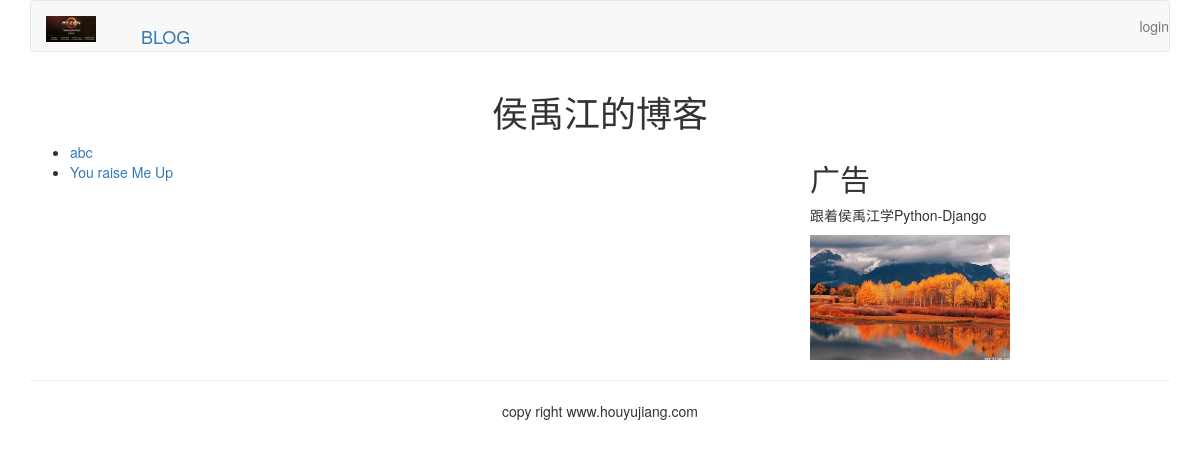
/blog/, run on an earlier commit of the app's database.
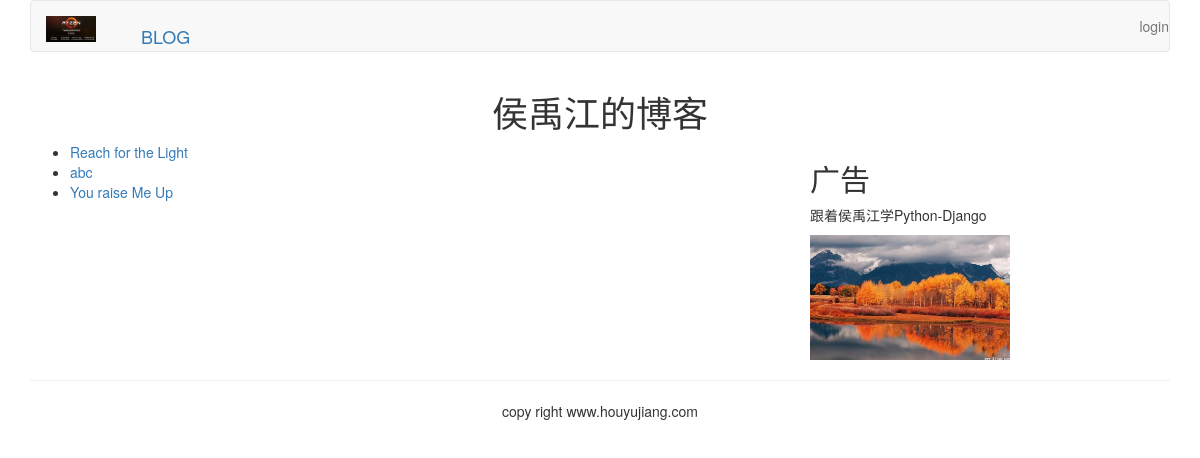
And on a later commit of the database.
### blog/models.py (models this page shows, shortened)
class BlogArticles(models.Model):
    title = models.CharField(max_length=300)
    auther = models.ForeignKey(User,related_name="blog_posts")
    body = models.TextField()
    publish = models.DateTimeField(default=timezone.now)
    class Meta:
        ordering = ('-publish',)

### blog/views.py (the view)
def blog_title(request):
    blogs = BlogArticles.objects.all()
    return  render(request,'blog/titles.html',{'blogs':blogs})

### templates/blog/titles.html (shortened to what this page needs)
{% extends "base.html" %}
{% load staticfiles %}
{% block content %}
<div class="row text-center vertical-middle-sm">
    <h1>侯禹江的博客</h1>
</div>
<div class="row">
    <div class="col-xs-12 col-md-8">
        <ul>
            {% for blog in blogs %}
                <li><a href="{{ blog.id }}"> {{ blog.title }}</a></li>
            {% endfor %}
        </ul>
    </div>
    <div class="col-xs-6 col-md-4">
        <h2>广告</h2>
        <p>跟着侯禹江学Python-Django</p>
        <img width="200px" src="{% static '/images/1.jpg' %}" >
    </div>
</div>
{% endblock %}

### templates/base.html (shortened to what this page needs)
{% load staticfiles %}
<!DOCTYPE html>
<html lang="zh-cn">
<head>
    <link rel="stylesheet" href="{% static 'css/bootstrap.css' %}">
</head>
<body>
{% include 'header.html' %}
    <div class="container">
        {% block content %}
        {% endblock %}
    </div>
    {% include 'footer.html' %}
</body>
</html>

### templates/header.html
{% load staticfiles %}
<div class="container">
    <nav class="navbar navbar-default" role="navigation">
        <div class="navbar-header">
            <a class="navbar-brand" href="1" >
                <img  src="{% static '/images/w.jpg' %}" width="50px">
            </a>
        </div>
        <div >
            <ul class="nav navbar-brand" role="navigation">
                <li><a href="{% url 'blog:blog_title' %}">BLOG</a> </li>
            </ul>
            <ul class="nav navbar-nav navbar-right">
                <li><a href="{% url 'account:user_login' %}">login</a> </li>
            </ul>
        </div>
    </nav>
</div>

### templates/footer.html
<div class="container">
    <hr>
    <p class="text-center">copy right www.houyujiang.com</p>
</div>

What changed in the data, as far as the page shows it:
added BlogArticles: title "Reach for the Light"
